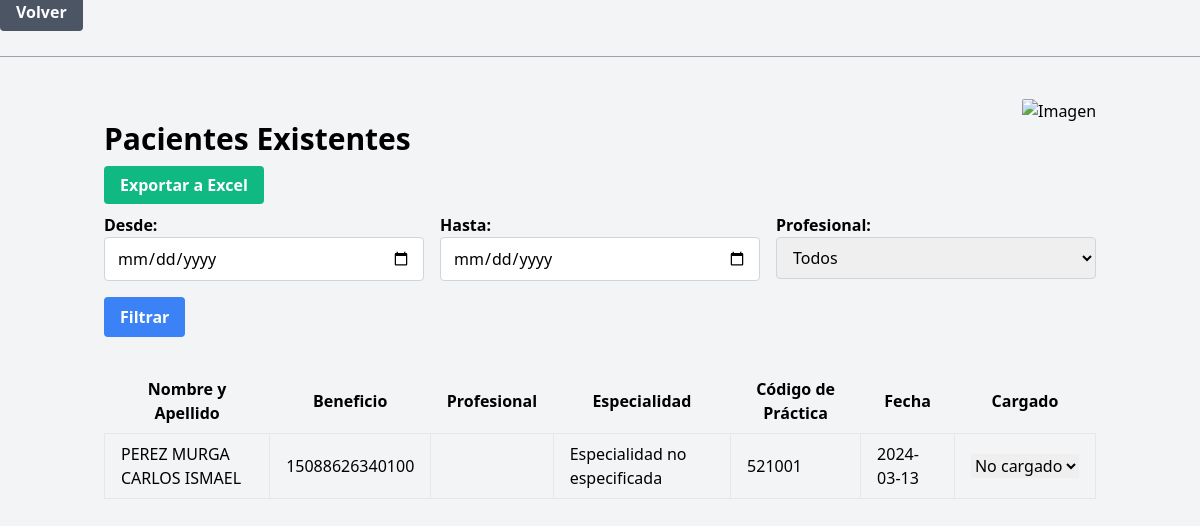
Page /tablaOME/tablaOME.php (signed in) on the committed database.
### tables this page shows
CREATE TABLE `paciente` (
  `cod_paci` int(11) NOT NULL,
  `nombreYapellido` varchar(255) NOT NULL,
  `benef` bigint(255) NOT NULL,
  `cod_prof` int(255) NOT NULL,
  `cod_practica` int(255) NOT NULL,
  `fecha` date NOT NULL,
  `cod_diag` varchar(255) NOT NULL,
  `cargado` varchar(255) NOT NULL
);

### controlador/control_paciente.php (called while the page is built, shortened)
<?php
require_once '../modelo/paciente.php';
function obtenerPacientesConFiltro($fecha_desde, $fecha_hasta, $profesional)
{
    global $conn;
    $sql = "SELECT * FROM paciente WHERE 1";
    $result = $conn->query($sql);
    if ($result->num_rows > 0) {
        $pacientes = array();
        while ($row = $result->fetch_assoc()) {
            $pacientes[] = $row;
        }
        return $pacientes;
    } else {
        return array();
    }
}
function obtenerEspecialidadProfesional($cod_prof)
{
    global $conn;
    $sql = "SELECT especialidad FROM prof WHERE cod_prof = ?";
    $stmt = $conn->prepare($sql);
    $stmt->bind_param("i", $cod_prof);
    $stmt->execute();
    $result = $stmt->get_result();
    if ($result->num_rows > 0) {
        $row = $result->fetch_assoc();
        return $row['especialidad'];
    } else {
        return "Especialidad no especificada";
    }
}
?>

### tablaOME/tablaOME.php (the view, shortened to what this page needs)
<?php
require_once '../controlador/control_paciente.php';
$fecha_desde = isset($_GET['fecha_desde']) ? $_GET['fecha_desde'] : '';
$fecha_hasta = isset($_GET['fecha_hasta']) ? $_GET['fecha_hasta'] : '';
$profesional = isset($_GET['profesional']) ? $_GET['profesional'] : '';
?>
<!DOCTYPE html>
<html lang="es">
<head>
    <link href="https://cdn.jsdelivr.net/npm/tailwindcss@2.2.19/dist/tailwind.min.css" rel="stylesheet">
</head>
<body class="bg-gray-100">
 <a href="../panelMain/panelMain.php" class="bg-gray-500 hover:bg-gray-600 text-white font-bold py-2 px-4 rounded">Volver</a>
 <hr class="border-t border-gray-400 my-8">
 <div class="container mx-auto px-4 py-8 relative">
        <img src="../img/exportar_excel.bmp" alt="Imagen" class="image-top-right hidden sm:block">
        <h2 class="text-3xl font-semibold mb-4">Pacientes Existentes</h2>
        <div class="mb-4">
        <a href="generar_reporte_excel.php?fecha_desde=<?php echo $fecha_desde; ?>&fecha_hasta=<?php echo $fecha_hasta; ?>&profesional=<?php echo $profesional; ?>" class="bg-green-500 hover:bg-green-700 text-white font-bold py-2 px-4 rounded">Exportar a Excel</a>
        </div>
        <form method="GET" class="mb-8">
            <div class="grid grid-cols-1 sm:grid-cols-2 md:grid-cols-3 gap-4">
                <div>
                    <label for="fecha_desde" class="block font-semibold">Desde:</label>
                    <input type="date" id="fecha_desde" name="fecha_desde"
                        class="border border-gray-300 rounded px-3 py-2 w-full">
                </div>
                <div>
                    <label for="fecha_hasta" class="block font-semibold">Hasta:</label>
                    <input type="date" id="fecha_hasta" name="fecha_hasta"
                        class="border border-gray-300 rounded px-3 py-2 w-full">
                </div>
                <div>
                    <label for="profesional" class="block font-semibold">Profesional:</label>
                    <select name="profesional" id="profesional"
                        class="border border-gray-300 rounded px-3 py-2 w-full">
                        <option value="">Todos</option>
                    </select>
                </div>
                <div class="flex items-end">
                    <button type="submit"
                        class="bg-blue-500 hover:bg-blue-700 text-white font-bold py-2 px-4 rounded">Filtrar</button>
                </div>
            </div>
        </form>
    <div class="overflow-x-auto">
        <table class="table-auto w-full">
            <thead>
                <tr>
                    <th class="px-4 py-2">Nombre y Apellido</th>
                    <th class="px-4 py-2">Beneficio</th>
                    <th class="px-4 py-2">Profesional</th>
                    <th class="px-4 py-2">Especialidad</th>
                    <th class="px-4 py-2">Código de Práctica</th>
                    <th class="px-4 py-2">Fecha</th>
                    <th class="px-4 py-2">Cargado</th>
                </tr>
            </thead>
            <tbody>
                <?php
                $pacientes = obtenerPacientesConFiltro($fecha_desde, $fecha_hasta, $profesional);
                foreach ($pacientes as $paciente) {
                    echo "<tr>";
                    echo "<td class='border px-4 py-2'>" . $paciente["nombreYapellido"] . "</td>";
                    echo "<td class='border px-4 py-2'>" . $paciente["benef"] . "</td>";
                    echo "<td class='border px-4 py-2'>" . obtenerNombreProfesional($paciente["cod_prof"]) . "</td>";
                    echo "<td class='border px-4 py-2'>" . obtenerEspecialidadProfesional($paciente["cod_prof"]) . "</td>";
                    echo "<td class='border px-4 py-2'>" . $paciente["cod_practica"] . "</td>";
                    echo "<td class='border px-4 py-2'>" . $paciente["fecha"] . "</td>";
                    echo "<td class='border px-4 py-2'>";
                    echo "<form method='post'>";
                    echo "<select name='nuevo_estado' onchange='this.form.submit()'>";
                    echo "<option value='no_cargado'" . ($paciente["cargado"] == 'no_cargado' ? " selected" : "") . ">No cargado</option>";
                    echo "</select>";
                    echo "</form>";
                    echo "</td>";
                    echo "</tr>";
                }
                ?>
            </tbody>
        </table>
    </div>
</body>
</html>

### tablaOME/tablaOME.php (style rules this page uses)
.image-top-right { position: absolute; top: 10px; right: 10px; width: 5rem; height: auto; border-radius: 2px; }

### rows in the picture
paciente: nombreYapellido "PEREZ MURGA CARLOS ISMAEL", benef "15088626340100", cod_prof "Especialidad no especificada", cod_practica "521001", fecha "2024-03-13"
